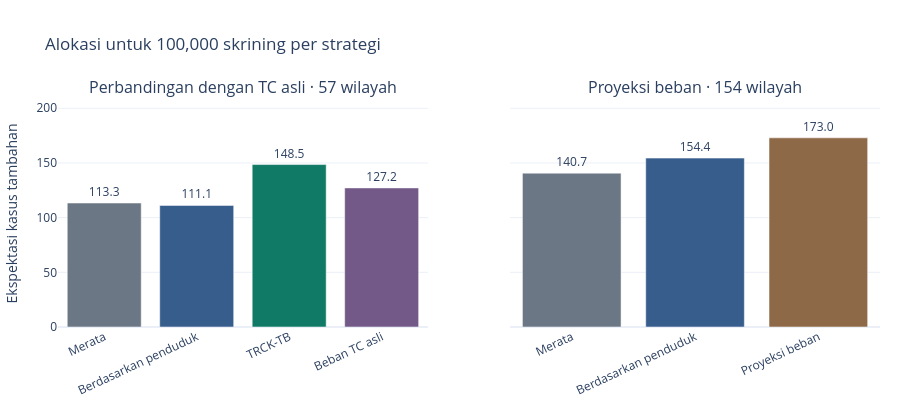

Notebook cell for this chart:
### Code cell
warna = {"Merata": "#6c7785", "Berdasarkan penduduk": "#375d8c", "TRCK-TB": "#117a66", "Beban TC asli": "#725987", "Proyeksi beban": "#8e6948"}
grafik_simulasi = make_subplots(
    rows=1, cols=2, shared_yaxes=True,
    subplot_titles=(f"Perbandingan dengan TC asli · {len(wilayah_cek)} wilayah", f"Proyeksi beban · {len(wilayah_skrining)} wilayah"),
)
for kolom, hasil in enumerate((hasil_cek, hasil_proyeksi), start=1):
    grafik_simulasi.add_trace(go.Bar(
        x=hasil.index.tolist(),
        y=hasil["ekspektasi_kasus"].tolist(),
        text=[f"{angka:.1f}" for angka in hasil["ekspektasi_kasus"]],
        textposition="outside",
        marker_color=[warna[strategi] for strategi in hasil.index],
        customdata=hasil[["skrining", "kasus_per_1000_skrining"]].to_numpy(),
        hovertemplate=(
            "%{x}<br>Ekspektasi kasus: %{y:.2f}<br>Skrining: %{customdata[0]:,.0f}"
            "<br>Kasus per 1.000 skrining: %{customdata[1]:.3f}<extra></extra>"
        ),
        cliponaxis=False,
    ), row=1, col=kolom)
grafik_simulasi.update_yaxes(
    range=[0, 1.20 * max(hasil_proyeksi["ekspektasi_kasus"].max(), hasil_cek["ekspektasi_kasus"].max(), 1)],
)
grafik_simulasi.update_yaxes(title_text="Ekspektasi kasus tambahan", row=1, col=1)
grafik_simulasi.update_xaxes(tickangle=-25, automargin=True)
grafik_simulasi.update_layout(
    title=f"Alokasi untuk {ANGGARAN_SKRINING:,} skrining per strategi",
    template="plotly_white", height=410, showlegend=False, margin=dict(l=55, r=20, t=100, b=65),
)
display({
    "application/vnd.plotly.v1+json": json.loads(grafik_simulasi.to_json()),
    "text/plain": "Grafik perbandingan ekspektasi kasus. Nilai tersedia pada kedua tabel simulasi.",
}, raw=True)

### Figure 1 — Plotly figure (JSON) as saved in the notebook; plotly's stock layout.template omitted (floating-point values rounded to 4 significant figures)
{"data": [{"cliponaxis": false, "customdata": [[100000.0, 1.133], [100000.0, 1.111], [100000.0, 1.485], [100000.0, 1.272]], "hovertemplate": "%{x}<br>Ekspektasi kasus: %{y:.2f}<br>Skrining: %{customdata[0]:,.0f}<br>Kasus per 1.000 skrining: %{customdata[1]:.3f}<extra></extra>", "marker": {"color": ["#6c7785", "#375d8c", "#117a66", "#725987"]}, "text": ["113.3", "111.1", "148.5", "127.2"], "textposition": "outside", "type": "bar", "x": ["Merata", "Berdasarkan penduduk", "TRCK-TB", "Beban TC asli"], "xaxis": "x", "y": [113.3, 111.1, 148.5, 127.2], "yaxis": "y"}, {"cliponaxis": false, "customdata": [[100000.0, 1.407], [100000.0, 1.544], [100000.0, 1.73]], "hovertemplate": "%{x}<br>Ekspektasi kasus: %{y:.2f}<br>Skrining: %{customdata[0]:,.0f}<br>Kasus per 1.000 skrining: %{customdata[1]:.3f}<extra></extra>", "marker": {"color": ["#6c7785", "#375d8c", "#8e6948"]}, "text": ["140.7", "154.4", "173.0"], "textposition": "outside", "type": "bar", "x": ["Merata", "Berdasarkan penduduk", "Proyeksi beban"], "xaxis": "x2", "y": [140.7, 154.4, 173.0], "yaxis": "y2"}], "layout": {"annotations": [{"font": {"size": 16}, "showarrow": false, "text": "Perbandingan dengan TC asli · 57 wilayah", "x": 0.225, "xanchor": "center", "xref": "paper", "y": 1.0, "yanchor": "bottom", "yref": "paper"}, {"font": {"size": 16}, "showarrow": false, "text": "Proyeksi beban · 154 wilayah", "x": 0.775, "xanchor": "center", "xref": "paper", "y": 1.0, "yanchor": "bottom", "yref": "paper"}], "height": 410, "margin": {"b": 65, "l": 55, "r": 20, "t": 100}, "showlegend": false, "title": {"text": "Alokasi untuk 100,000 skrining per strategi"}, "xaxis": {"anchor": "y", "automargin": true, "domain": [0.0, 0.45], "tickangle": -25}, "xaxis2": {"anchor": "y2", "automargin": true, "domain": [0.55, 1.0], "tickangle": -25}, "yaxis": {"anchor": "x", "domain": [0.0, 1.0], "range": [0, 207.5], "title": {"text": "Ekspektasi kasus tambahan"}}, "yaxis2": {"anchor": "x2", "domain": [0.0, 1.0], "matches": "y", "range": [0, 207.5], "showticklabels": false}}}
